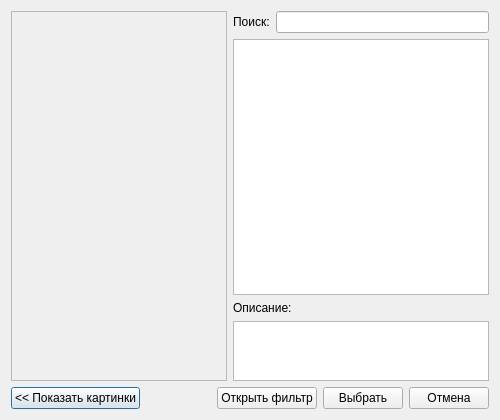
<?xml version="1.0" encoding="UTF-8"?>
<ui version="4.0">
 <class>FilterManageDialog</class>
 <widget class="QDialog" name="FilterManageDialog">
  <property name="geometry">
   <rect>
    <x>0</x>
    <y>0</y>
    <width>500</width>
    <height>420</height>
   </rect>
  </property>
  <property name="windowTitle">
   <string>Выбрать фильтр</string>
  </property>
  <layout class="QVBoxLayout" name="verticalLayout_2">
   <item>
    <layout class="QHBoxLayout" name="horizontalLayout_3">
     <item>
      <widget class="QScrollArea" name="imageScrollArea">
       <property name="widgetResizable">
        <bool>true</bool>
       </property>
       <widget class="QWidget" name="scrollAreaWidgetContents">
        <property name="geometry">
         <rect>
          <x>0</x>
          <y>0</y>
          <width>214</width>
          <height>367</height>
         </rect>
        </property>
        <layout class="QGridLayout" name="gridLayout">
         <item row="0" column="0">
          <widget class="QWidget" name="imageListWidget" native="true">
           <layout class="QVBoxLayout" name="imageListWidgetLayout"/>
          </widget>
         </item>
        </layout>
       </widget>
      </widget>
     </item>
     <item>
      <layout class="QVBoxLayout" name="verticalLayout">
       <item>
        <layout class="QHBoxLayout" name="horizontalLayout_2">
         <item>
          <widget class="QLabel" name="findL">
           <property name="text">
            <string>Поиск:</string>
           </property>
          </widget>
         </item>
         <item>
          <widget class="QLineEdit" name="findLE"/>
         </item>
        </layout>
       </item>
       <item>
        <widget class="ICEGUI_NS::FilterTreeView" name="filterTreeView"/>
       </item>
       <item>
        <widget class="QLabel" name="descriptionL">
         <property name="text">
          <string>Описание:</string>
         </property>
        </widget>
       </item>
       <item>
        <widget class="QTextEdit" name="descriptionTE">
         <property name="maximumSize">
          <size>
           <width>16777215</width>
           <height>60</height>
          </size>
         </property>
         <property name="readOnly">
          <bool>true</bool>
         </property>
        </widget>
       </item>
      </layout>
     </item>
    </layout>
   </item>
   <item>
    <layout class="QHBoxLayout" name="horizontalLayout">
     <item>
      <widget class="QPushButton" name="showImagePB">
       <property name="text">
        <string>&lt;&lt; Показать картинки</string>
       </property>
       <property name="checkable">
        <bool>true</bool>
       </property>
      </widget>
     </item>
     <item>
      <spacer name="horizontalSpacer">
       <property name="orientation">
        <enum>Qt::Horizontal</enum>
       </property>
       <property name="sizeHint" stdset="0">
        <size>
         <width>40</width>
         <height>20</height>
        </size>
       </property>
      </spacer>
     </item>
     <item>
      <widget class="QPushButton" name="openFilterPB">
       <property name="text">
        <string>Открыть фильтр</string>
       </property>
      </widget>
     </item>
     <item>
      <widget class="QPushButton" name="okPB">
       <property name="text">
        <string>Выбрать</string>
       </property>
      </widget>
     </item>
     <item>
      <widget class="QPushButton" name="cancelPB">
       <property name="text">
        <string>Отмена</string>
       </property>
      </widget>
     </item>
    </layout>
   </item>
  </layout>
 </widget>
 <customwidgets>
  <customwidget>
   <class>ICEGUI_NS::FilterTreeView</class>
   <extends>QTreeView</extends>
   <header>filtertreeview.h</header>
  </customwidget>
 </customwidgets>
 <resources/>
 <connections>
  <connection>
   <sender>okPB</sender>
   <signal>clicked()</signal>
   <receiver>FilterManageDialog</receiver>
   <slot>accept()</slot>
   <hints>
    <hint type="sourcelabel">
     <x>200</x>
     <y>398</y>
    </hint>
    <hint type="destinationlabel">
     <x>199</x>
     <y>209</y>
    </hint>
   </hints>
  </connection>
  <connection>
   <sender>cancelPB</sender>
   <signal>clicked()</signal>
   <receiver>FilterManageDialog</receiver>
   <slot>reject()</slot>
   <hints>
    <hint type="sourcelabel">
     <x>352</x>
     <y>398</y>
    </hint>
    <hint type="destinationlabel">
     <x>199</x>
     <y>209</y>
    </hint>
   </hints>
  </connection>
  <connection>
   <sender>openFilterPB</sender>
   <signal>clicked()</signal>
   <receiver>FilterManageDialog</receiver>
   <slot>openFilterPB_clicked()</slot>
   <hints>
    <hint type="sourcelabel">
     <x>280</x>
     <y>398</y>
    </hint>
    <hint type="destinationlabel">
     <x>249</x>
     <y>209</y>
    </hint>
   </hints>
  </connection>
  <connection>
   <sender>findLE</sender>
   <signal>textChanged(QString)</signal>
   <receiver>FilterManageDialog</receiver>
   <slot>findLE_textChanged(QString)</slot>
   <hints>
    <hint type="sourcelabel">
     <x>380</x>
     <y>21</y>
    </hint>
    <hint type="destinationlabel">
     <x>249</x>
     <y>209</y>
    </hint>
   </hints>
  </connection>
  <connection>
   <sender>showImagePB</sender>
   <signal>clicked(bool)</signal>
   <receiver>FilterManageDialog</receiver>
   <slot>showImagePB_clicked(bool)</slot>
   <hints>
    <hint type="sourcelabel">
     <x>72</x>
     <y>398</y>
    </hint>
    <hint type="destinationlabel">
     <x>249</x>
     <y>209</y>
    </hint>
   </hints>
  </connection>
 </connections>
 <slots>
  <slot>openFilterPB_clicked()</slot>
  <slot>findLE_textChanged(QString)</slot>
  <slot>showImagePB_clicked(bool)</slot>
 </slots>
</ui>
